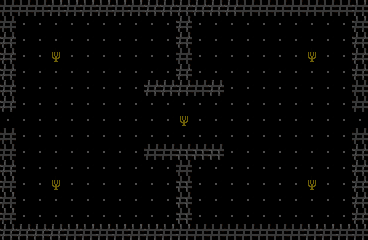

The image is a tile-based game level rendered from a .tmx file. Its description and source (layers, tilesets, objects; grid data summarised) follow:
An orthogonal 23x15 tile map with 16x16 px tiles, 1 tile layer (Capa de patrones 1) and 14 objects.

<map version="1.10" tiledversion="1.12.2" orientation="orthogonal" renderorder="right-down" width="23" height="15" tilewidth="16" tileheight="16" infinite="0" nextlayerid="4" nextobjectid="43">
 <tileset firstgid="1" name="tileset" tilewidth="16" tileheight="16" tilecount="64" columns="8">
  <image source="../tileset/tileset.png" width="128" height="128" />
 </tileset>
 <layer id="1" name="Capa de patrones 1" width="23" height="15">
  <data>[345 cells, 345 non-empty, 6 distinct tile ids]</data>
 </layer>
 <objectgroup id="3" name="spawnEnemigo">
  <object id="39" x="48" y="48" width="16" height="16" />
  <object id="40" x="48" y="176" width="16" height="16" />
  <object id="41" x="304" y="176" width="16" height="16" />
  <object id="42" x="304" y="48" width="16" height="16" />
 </objectgroup>
 <objectgroup id="2" name="colisiones">
  <object id="28" x="0" y="0" width="368" height="16" />
  <object id="30" x="352" y="16" width="16" height="96" />
  <object id="31" x="352" y="128" width="16" height="112" />
  <object id="32" x="0" y="224" width="352" height="16" />
  <object id="33" x="0" y="128" width="16" height="96" />
  <object id="34" x="0" y="16" width="16" height="96" />
  <object id="35" x="176" y="16" width="16" height="64" />
  <object id="36" x="144" y="80" width="80" height="16" />
  <object id="37" x="144" y="144" width="80" height="16" />
  <object id="38" x="176" y="160" width="16" height="64" />
 </objectgroup>
</map>
